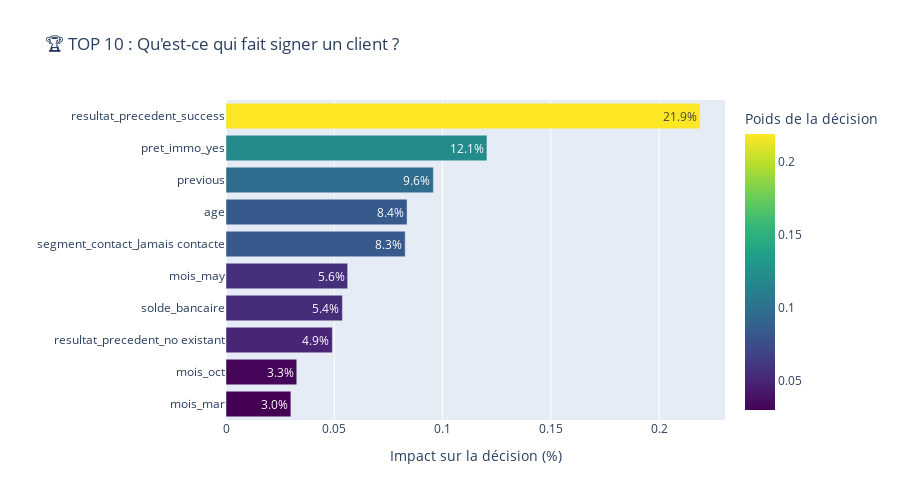

Notebook code for this chart:
### Markdown cell above
### 📊 Étape 10 : Analyse des Facteurs Clés de Succès (Feature Importance)

Maintenant que le modèle est fiable, nous devons comprendre **sur quels critères** il se base pour prendre ses décisions.
C'est une information cruciale pour le service Marketing : cela permet de définir le "Persona" du client idéal.

Puisque nous avons retiré la durée de l'appel, nous allons voir quelles sont les caractéristiques réelles (Âge, Solde, Historique...) qui influencent le plus la souscription.

### Code cell
import pandas as pd
import plotly.express as px

# 1. Récupération des données (Comme avant)
feature_names = preprocessor_B.get_feature_names_out()
importances = model_C.feature_importances_

# 2. Création du DataFrame
df_importance = pd.DataFrame({
    'Caractéristique': feature_names,
    'Importance': importances
})

# 3. Nettoyage des noms (On enlève le jargon technique)
df_importance['Caractéristique'] = df_importance['Caractéristique']\
    .str.replace('num__', '')\
    .str.replace('cat__', '')\
    .str.replace('x0_', '') # Parfois OneHotEncoder ajoute x0_

# 4. Tri et Sélection du TOP 10
# Note : On trie dans l'ordre croissant ici pour que le plus grand soit en haut du graph Plotly
df_importance = df_importance.sort_values(by='Importance', ascending=True).tail(10)

# 5. Affichage "Business" avec Plotly
fig = px.bar(
    df_importance,
    x='Importance',
    y='Caractéristique',
    orientation='h', # Barres horizontales
    title="🏆 TOP 10 : Qu'est-ce qui fait signer un client ?",
    text_auto='.1%', # Affiche le pourcentage (ex: 25.4%) directement sur la barre
    color='Importance', 
    color_continuous_scale='Viridis', # Ton choix de couleurs (Moderne)
    labels={'Importance': 'Poids de la décision', 'Caractéristique': 'Critère'}
)

fig.update_layout(
    showlegend=False,
    xaxis_title="Impact sur la décision (%)",
    yaxis_title="",
    height=500
)

fig.show()

### Figure 1 — Plotly figure (JSON) as saved in the notebook; plotly's stock layout.template omitted (floating-point values rounded to 4 significant figures)
{"data": [{"alignmentgroup": "True", "hovertemplate": "Poids de la décision=%{marker.color}<br>Critère=%{y}<extra></extra>", "legendgroup": "", "marker": {"color": [0.02996, 0.03269, 0.04914, 0.05376, 0.0562, 0.08277, 0.08362, 0.0958, 0.1205, 0.219], "coloraxis": "coloraxis", "pattern": {"shape": ""}}, "name": "", "offsetgroup": "", "orientation": "h", "showlegend": false, "textposition": "auto", "texttemplate": "%{x:.1%}", "type": "bar", "x": [0.02996, 0.03269, 0.04914, 0.05376, 0.0562, 0.08277, 0.08362, 0.0958, 0.1205, 0.219], "xaxis": "x", "y": ["mois_mar", "mois_oct", "resultat_precedent_no existant", "solde_bancaire", "mois_may", "segment_contact_Jamais contacte", "age", "previous", "pret_immo_yes", "resultat_precedent_success"], "yaxis": "y"}], "layout": {"barmode": "relative", "coloraxis": {"colorbar": {"title": {"text": "Poids de la décision"}}, "colorscale": [[0, "#440154"], [0.1111, "#482878"], [0.2222, "#3e4989"], [0.3333, "#31688e"], [0.4444, "#26828e"], [0.5556, "#1f9e89"], [0.6667, "#35b779"], [0.7778, "#6ece58"], [0.8889, "#b5de2b"], [1, "#fde725"]]}, "height": 500, "legend": {"tracegroupgap": 0}, "showlegend": false, "title": {"text": "🏆 TOP 10 : Qu'est-ce qui fait signer un client ?"}, "xaxis": {"anchor": "y", "domain": [0, 1], "title": {"text": "Impact sur la décision (%)"}}, "yaxis": {"anchor": "x", "domain": [0, 1], "title": {"text": ""}}}}
